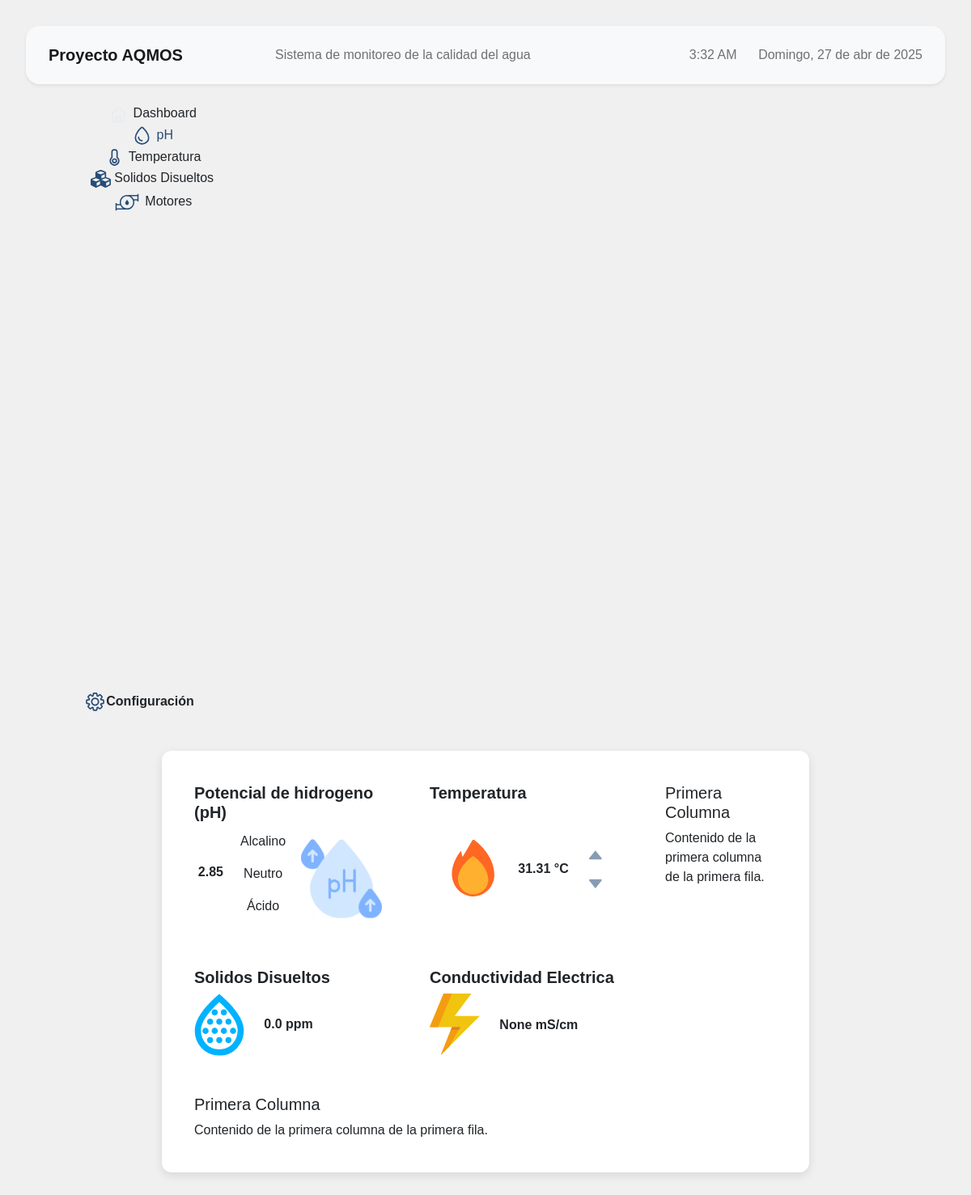
The app's page /sensors/dashboard/, older data.
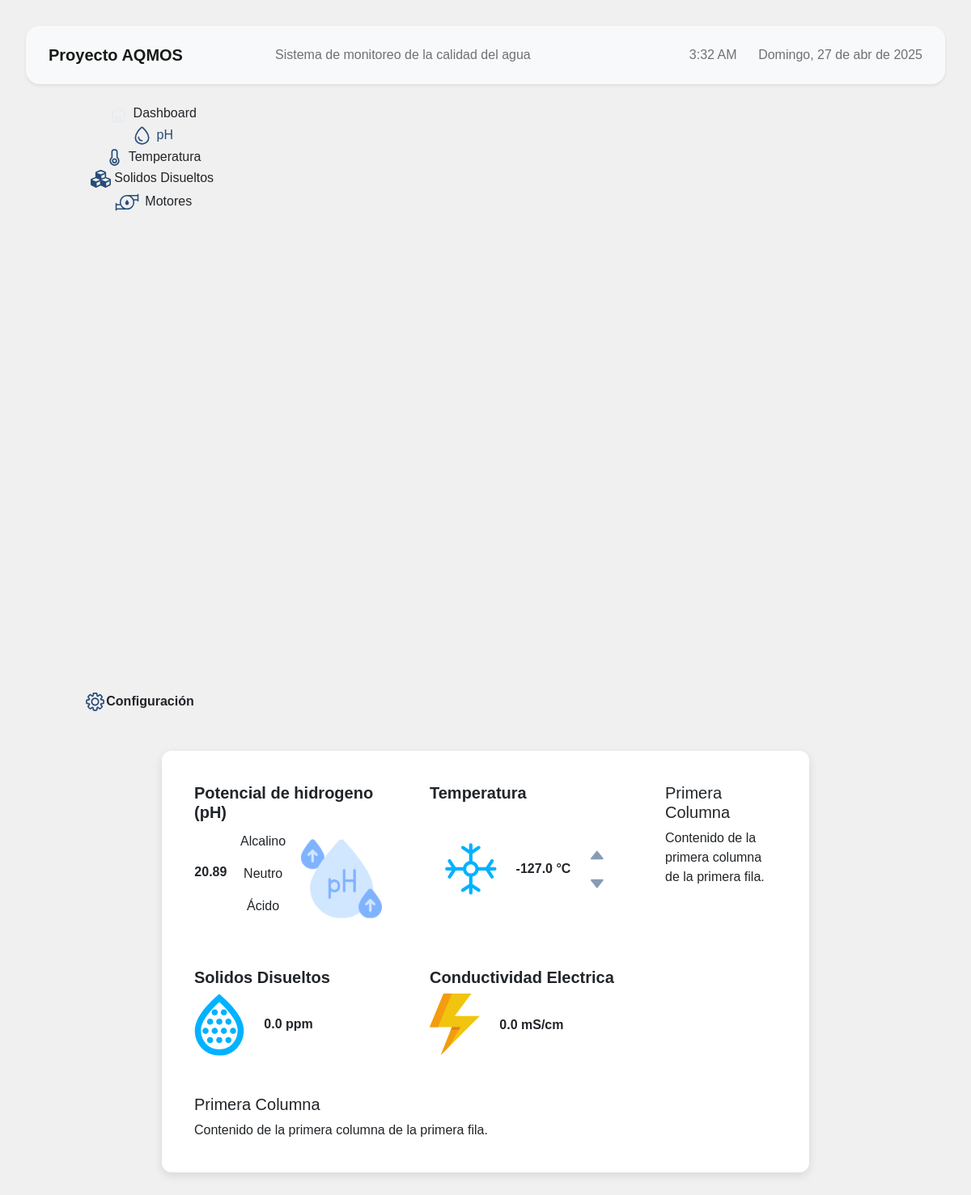
The same page, newer data.
### sensors/models.py (models this page shows, shortened)
class Measures(models.Model):
    timestamp = models.DateTimeField(auto_now_add=True)
    temperature = models.FloatField()
    ph = models.FloatField()
    tds = models.FloatField()
    ec = models.FloatField()  # Optional field for electrical conductivity
    class Meta:
        ordering = ['-timestamp']
        verbose_name = "Measurement"
        verbose_name_plural = "Measurements"

### sensors/views.py (the view)
# urls.py: path('dashboard/', views.dashboard, name='dashboard'),
def dashboard(request):
    measurements = Measures.objects.order_by('-timestamp')[:30]
    last_temp = measurements[0].temperature if measurements else None
    last_ph = measurements[0].ph if measurements else None
    last_tds = measurements[0].tds if measurements else None
    last_ec = measurements[0].ec if measurements else None
    data = [
        {
            'timestamp': measurement.timestamp.strftime('%Y-%m-%d %H:%M'),
            'temperature': measurement.temperature,
            'ph': measurement.ph,
            'tds': measurement.tds,
        } for measurement in measurements
    ]
    context = {
        'measurements': measurements,
        'last_temp': last_temp,
        'last_ph': last_ph,
        'last_tds': last_tds,
        'last_ec': last_ec,
        'data': json.dumps(data),
    }
    return render(request, 'dashboard.html', context)

### templates/dashboard.html (shortened to what this page needs)
{% extends 'base.html' %}
{% load static %}
{% block custom_styles %}
<link rel="stylesheet" href="{% static 'styles/dashboard.css' %}">
<link rel="stylesheet" href="{% static 'styles/gauges.css' %}">
{% endblock %}
{% block content %}
<div class="container">
    <div class="row">
        <div class="col-md-9">
            <div class="row mb-3 align-items-stretch">
                <div class="col-md-6 d-flex">
                    <div class="card border-0 flex-fill d-flex">
                        <div class="card-body">
                            <h5 class="dashboard-card-title fw-bold">Potencial de hidrogeno (pH)</h5>
                            <div class="row text-center align-items-center justify-content-center">
                                <div class="col-md-3 d-flex justify-content-center align-items-center">
                                    <p class="ph-text fw-bold">{{ last_ph }}</p>
                                </div>
                                <div
                                    class="ph-status col-md-3 d-flex flex-column justify-content-center align-items-center mt-1">
                                    <p class="ph-alcalino {% if last_ph > 8 %}active{% endif %}">Alcalino</p>
                                    <p class="ph-neutro {% if last_ph >= 6.5 and last_ph <= 8 %}active{% endif %}">
                                        Neutro</p>
                                    <p class="ph-acido {% if last_ph < 6.5 %}active{% endif %}">Ácido</p>
                                </div>
                                <div class="col-md-6 d-flex justify-content-center align-items-center">
                                    <img src="{% static 'assets/phImage.svg' %}" alt="pH Icon" class="img-fluid"
                                        width="100">
                                </div>
                            </div>
                        </div>
                    </div>
                </div>
                <div class="col-md-6 d-flex">
                    <div class="card border-0 flex-fill d-flex">
                        <div class="card-body d-flex flex-column">
                            <h5 class="dashboard-card-title fw-bold">Temperatura</h5>
                            <div class="flex-fill d-flex align-items-center justify-content-center gap-3">
                                <div class="d-flex justify-content-center align-items-center">
                                    {% if last_temp > 25 %}
                                    <img src="{% static 'assets/hotTemp.svg' %}" alt="Temperature Icon"
                                        class="img-fluid" width="80">
                                    {% else %}
                                    <img src="{% static 'assets/coldTemp.svg' %}" alt="Temperature Icon"
                                        class="img-fluid" width="80">
                                    {% endif %}
                                </div>
                                <div class="d-flex justify-content-center align-items-center">
                                    <p class="temperature-text fw-bold mb-0">{{ last_temp }} °C</p>
                                </div>
                                <div class="d-flex flex-column justify-content-center align-items-center">
                                    <button class="btn btn-sm mb-1" onclick="changeTemperatureUnit('up')">
                                        <img src="{% static 'assets/up-arrow.svg' %}" alt="Up Arrow" width="16">
                                    </button>
                                    <button class="btn btn-sm" onclick="changeTemperatureUnit('down')">
                                        <img src="{% static 'assets/down-arrow.svg' %}" alt="Down Arrow" width="16">
                                    </button>
                                </div>
                            </div>
                        </div>
                    </div>
                </div>
            </div>
            <div class="row mb-3">
                <div class="col-md-6">
                    <div class="card border-0">
                        <div class="card-body">
                            <h5 class="dashboard-card-title fw-bold">Solidos Disueltos</h5>
                            <div class="row">
                                <div class="col-md-4">
                                    <img src="{% static 'assets/tdsImage.svg' %}" alt="Sólidos Disueltos Icon"
                                        class="img-fluid" width="100">
                                </div>
                                <div class="col-md-8 d-flex align-items-center">
                                    <p class="tds-text fw-bold mb-0">{{ last_tds }} ppm</p>
                                </div>
                            </div>
                        </div>
                    </div>
                </div>
                <div class="col-md-6">
                    <div class="card border-0">
                        <div class="card-body">
                            <h5 class="dashboard-card-title fw-bold">Conductividad Electrica</h5>
                            <div class="row">
                                <div class="col-md-4">
                                    <img src="{% static 'assets/ecImage.svg' %}" alt="Sólidos Disueltos Icon"
                                        class="img-fluid" width="100">
                                </div>
                                <div class="col-md-8 d-flex align-items-center">
                                    <p class="tds-text fw-bold mb-0">{{ last_ec }} mS/cm</p>
                                </div>
                            </div>
                        </div>
                    </div>
                </div>
            </div>
            <div class="row">
                <div class="col-md-12">
                    <div class="card border-0">
                        <div class="card-body">
                            <h5 class="card-title">Primera Columna</h5>
                            <p class="card-text">Contenido de la primera columna de la primera fila.</p>
                        </div>
                    </div>
                </div>
            </div>
        </div>
        <div class="col-md-3">
            <div class="card border-0">
                <div class="card-body">
                    <h5 class="card-title">Primera Columna</h5>
                    <p class="card-text">Contenido de la primera columna de la primera fila.</p>
                </div>
            </div>
        </div>
    </div>
</div>
{% endblock %}

### templates/base.html (shortened to what this page needs)
{% load static %}
<!DOCTYPE html>
<html lang="es">
<head>
    <link rel="stylesheet" href="{% static 'styles/reset.css' %}">
    <link href="https://cdn.jsdelivr.net/npm/bootstrap@5.2.3/dist/css/bootstrap.min.css" rel="stylesheet"
>
    {% block custom_styles %}{% endblock %}
</head>
<body>
    {% include 'includes/navbar.html' %}
    <main>
        {% include 'includes/sidebar.html' %}
        <div class="content">
            {% block content %}{% endblock %}
        </div>
    </main>
</body>
</html>

### templates/includes/navbar.html
<nav class="navbar navbar-expand-lg navbar-light bg-light shadow-sm p-3 mb-4 sticky-top" style="border-radius: 17px;">
    <div class="container-fluid">
        <a class="navbar-brand fw-bold" href="#">Proyecto AQMOS</a>
        <div class="mx-auto text-center">
            <span class="navbar-text">Sistema de monitoreo de la calidad del agua</span>
        </div>
        <div class="ms-auto">
            <span class="navbar-text" id="datetime"></span>
        </div>
    </div>
</nav>

### templates/includes/sidebar.html
{% load static %}
<div class="sidebar d-flex flex-column flex-shrink-0 text-center"
    style="width: 280px; height: 100vh; overflow-y: auto;">
    <ul class="flex-column">
        <li>
            <a href="#" class="nav-link active">
                <img src="{% static 'assets/dashboard.svg' %}" alt="Dashboard" class="img-fluid">
                Dashboard
            </a>
        </li>
        <li>
            <a href="#" class="nav-link" style="color: #274C77;">
                <img src="{% static 'assets/ph.svg' %}" alt="pH" class="img-fluid">
                pH
            </a>
        </li>
        <li>
            <a href="#" class="nav-link">
                <img src="{% static 'assets/temperature.svg' %}" alt="Temperatura" class="img-fluid">
                Temperatura
            </a>
        </li>
        <li>
            <a href="#" class="nav-link">
                <img src="{% static 'assets/solidosDisueltos.svg' %}" alt="Solidos Disueltos" class="img-fluid">
                Solidos Disueltos
            </a>
        </li>
        <li>
            <a href="#" class="nav-link">
                <img src="{% static 'assets/motores.svg' %}" alt="Motores" class="img-fluid">
                Motores
            </a>
        </li>
    </ul>
    <div class="text-center mt-auto py-5 sidebar-footer">
        <a href="#" class="nav-link fw-bold d-flex align-items-center justify-content-center">
            <img src="{% static 'assets/configuracion.svg' %}" alt="Configuracion" class="img-fluid">
            Configuración
        </a>
    </div>
</div>

### static/styles/dashboard.css (style rules this page uses)
body { font-family: Arial, sans-serif; background: #f0f0f0; padding: 2rem; }
.container { max-width: 800px; margin: auto; background: white; padding: 1.5rem; border-radius: 12px; box-shadow: 0 4px 12px rgba(0, 0, 0, 0.1); }

Row changes from the older to the newer data that the page shows:
no longer on this page (row unchanged): Measures: ph "2.85", temperature "31.31", tds "0.0"
added Measures: ph "20.89", temperature "-127.0", tds "0.0", ec "0.0"
Text that changed along with them:
{{ last_ec }}: "None" → (not shown)
